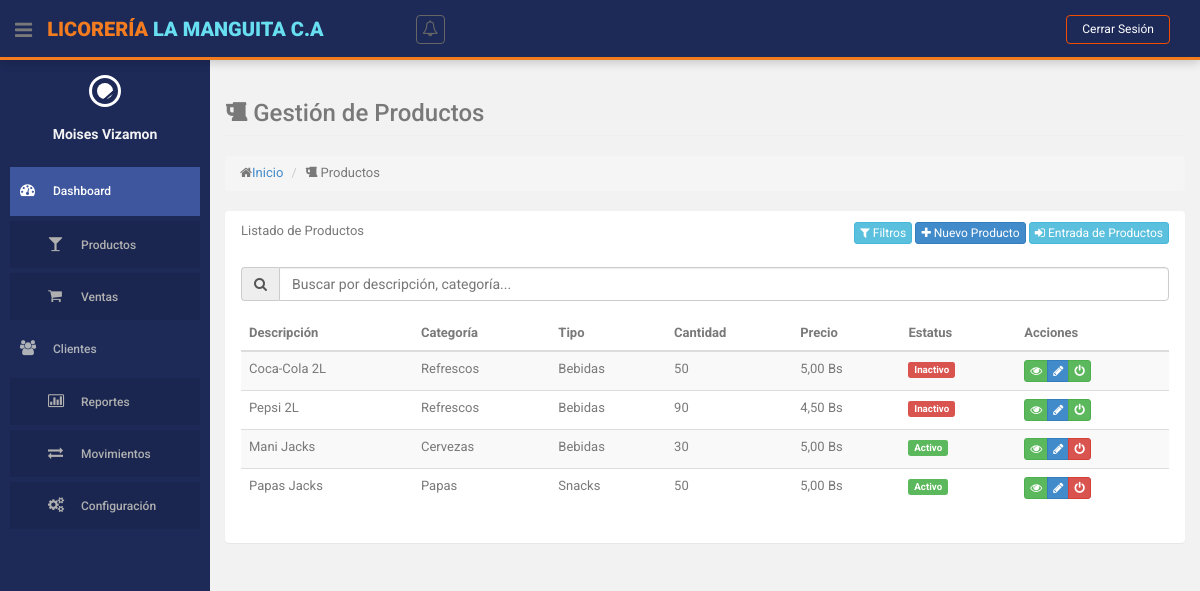
The app's page /index.php?action=productos (signed in), older data.
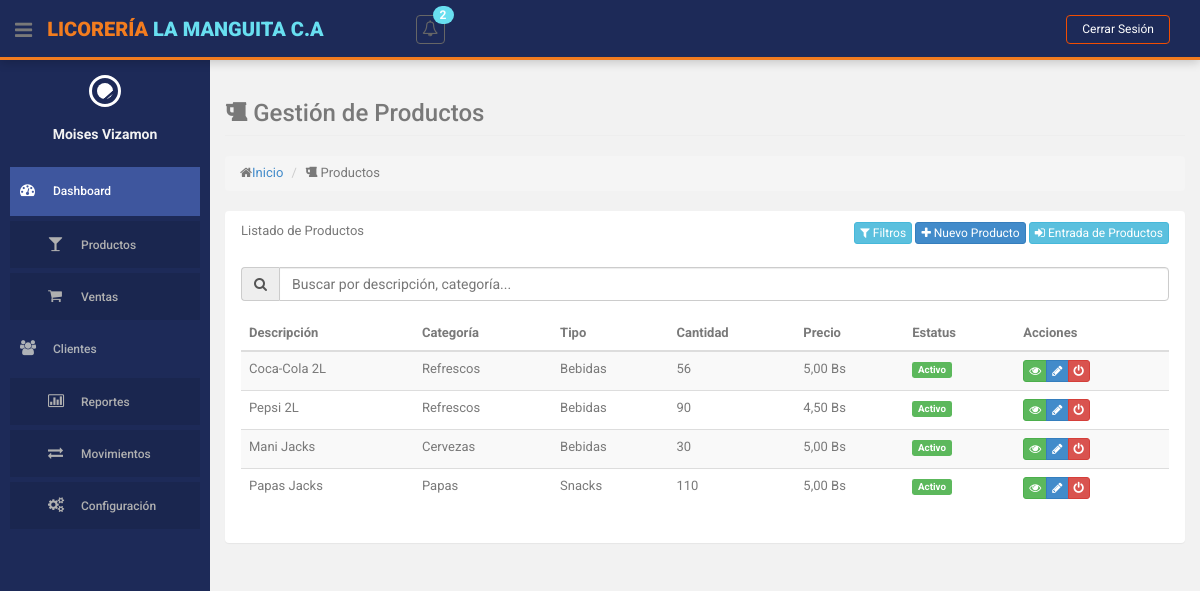
The same page, newer data.
### tables this page shows
CREATE TABLE `producto` (
  `id` int(10) NOT NULL,
  `descripcion` varchar(255) NOT NULL,
  `cantidad` int(255) NOT NULL,
  `precio` decimal(10,2) NOT NULL,
  `id_categoria` int(11) NOT NULL,
  `id_estatus` int(11) NOT NULL
);

CREATE TABLE `estatus` (
  `id` int(11) NOT NULL,
  `nombre` varchar(50) NOT NULL
);

CREATE TABLE `categorias` (
  `id` int(11) NOT NULL,
  `nombre` varchar(255) NOT NULL,
  `id_tipo_categoria` int(11) NOT NULL,
  `id_estatus` int(11) NOT NULL
);

CREATE TABLE `tipos_categoria` (
  `id` int(11) NOT NULL,
  `nombre` varchar(255) NOT NULL,
  `id_estatus` int(11) NOT NULL DEFAULT 1
);

### controllers/ProductoController.php (called while the page is built, shortened)
<?php
class ProductoController
{
    private $model;
    public function __construct()
    {
        require_once ROOT_PATH . 'models/ProductoModel.php';
        $this->model = new ProductoModel();
    }
    public function index()
    {
        $productos = $this->model->obtenerTodosProductos(false);
        $categorias = $this->model->obtenerCategorias();
        $this->loadView('productos/index', [
            'productos' => $productos,
            'categorias' => $categorias
        ]);
    }
    private function loadView($view, $data = [])
    {
        extract($data);
        require ROOT_PATH . 'views/layouts/header.php';
        require ROOT_PATH . 'views/' . $view . '.php';
        require ROOT_PATH . 'views/layouts/footer.php';
    }
}

### models/ProductoModel.php (called while the page is built, shortened)
<?php
class ProductoModel
{
    private $db;
    public function __construct()
    {
        require_once ROOT_PATH . 'config/database.php';
        $database = new Database();
        $this->db = $database->getConnection();
    }
    public function obtenerTodosProductos($soloActivos = true)
    {
        $query = "SELECT p.*, c.nombre as categoria, e.nombre as estatus, tc.nombre as tipo_categoria
              FROM producto p
              JOIN categorias c ON p.id_categoria = c.id
              JOIN estatus e ON p.id_estatus = e.id
              JOIN tipos_categoria tc ON c.id_tipo_categoria = tc.id";
        $stmt = $this->db->prepare($query);
        $stmt->execute();
        return $stmt->fetchAll(PDO::FETCH_ASSOC);
    }
}

### config/database.php (called while the page is built, shortened)
<?php
class Database {
    private $host = 'localhost';
    private $db_name = 'licoreria';
    private $username = 'root';
    private $password = '';
    public function getConnection() {
        $this->conn = null;
        try {
            $this->conn = new PDO(
                "mysql:host=" . $this->host . ";dbname=" . $this->db_name,
                $this->username,
                $this->password
            );
            $this->conn->exec("set names utf8");
            $this->conn->setAttribute(PDO::ATTR_ERRMODE, PDO::ERRMODE_EXCEPTION);
        } catch(PDOException $exception) {
            echo "Error de conexión: " . $exception->getMessage();
        }
        return $this->conn;
    }
}
?>

### models/StockLimiteModel.php (called while the page is built, shortened)
<?php
class StockLimiteModel
{
    private $db;
    public function __construct()
    {
        require_once ROOT_PATH . 'config/database.php';
        $database = new Database();
        $this->db = $database->getConnection();
    }
    public function obtenerProductosConStockBajo()
    {
        $query = "SELECT p.id, p.descripcion, p.cantidad, sl.stock_minimo
                  FROM producto p
                  JOIN stock_limites sl ON p.id = sl.id_producto
                  WHERE p.cantidad <= sl.stock_minimo AND p.id_estatus = 1
                  ORDER BY p.descripcion";
        $stmt = $this->db->prepare($query);
        $stmt->execute();
        return $stmt->fetchAll(PDO::FETCH_ASSOC);
    }
    public function obtenerProductosConStockAlto()
    {
        $query = "SELECT p.id, p.descripcion, p.cantidad, sl.stock_maximo
                  FROM producto p
                  JOIN stock_limites sl ON p.id = sl.id_producto
                  WHERE p.cantidad >= sl.stock_maximo AND p.id_estatus = 1
                  ORDER BY p.descripcion";
        $stmt = $this->db->prepare($query);
        $stmt->execute();
        return $stmt->fetchAll(PDO::FETCH_ASSOC);
    }
}

### helpers/notifications.php (called while the page is built)
<?php
function obtenerNotificacionesStock() {
    require_once ROOT_PATH . 'models/StockLimiteModel.php';
    $stockModel = new StockLimiteModel();
    $stockBajo = $stockModel->obtenerProductosConStockBajo();
    $stockAlto = $stockModel->obtenerProductosConStockAlto();
    $notificaciones = [];
    $total = count($stockBajo) + count($stockAlto);
    if (!empty($stockBajo)) {
        $notificaciones[] = [
            'tipo' => 'danger',
            'icono' => 'bolt',
            'mensaje' => 'Stock bajo en '.count($stockBajo).' producto(s)',
            'url' => BASE_URL.'index.php?action=gestion-stock&method=alertas',
            'tiempo' => 'Reciente'
        ];
    }
    if (!empty($stockAlto)) {
        $notificaciones[] = [
            'tipo' => 'warning',
            'icono' => 'exclamation-triangle',
            'mensaje' => 'Stock alto en '.count($stockAlto).' producto(s)',
            'url' => BASE_URL.'index.php?action=gestion-stock&method=alertas',
            'tiempo' => 'Reciente'
        ];
    }
    return [
        'total' => $total,
        'notificaciones' => $notificaciones,
        'hayAlertas' => $total > 0
    ];
}

### views/productos/index.php (the view, shortened to what the changed rows need)
<section id="main-content">
    <section class="wrapper">
        <div class="row">
            <div class="col-lg-12">
                <section class="panel">
                    <div class="panel-body">
                        <table id="tablaProductos" class="table table-striped table-advance table-hover">
                            <thead>
                                <tr>
                                    <th>Descripción</th>
                                    <th>Categoría</th>
                                    <th>Tipo</th>
                                    <th>Cantidad</th>
                                    <th>Precio</th>
                                    <th>Estatus</th>
                                    <th>Acciones</th>
                                </tr>
                            </thead>
                            <tbody>
                                <?php foreach ($productos as $producto): ?>
                                    <tr>
                                        <td><?= htmlspecialchars($producto['descripcion']); ?></td>
                                        <td><?= $producto['categoria']; ?></td>
                                        <td><?= $producto['tipo_categoria']; ?></td>
                                        <td><?= $producto['cantidad']; ?></td>
                                        <td><?= number_format($producto['precio'], 2, ',', '.'); ?> Bs</td>
                                        <td>
                                            <span class="label label-<?= $producto['estatus'] == 'Activo' ? 'success' : 'danger'; ?>">
                                                <?= $producto['estatus']; ?>
                                            </span>
                                        </td>
                                        <td>
                                            <div class="btn-group">
                                                <a href="<?= BASE_URL ?>index.php?action=productos&method=mostrar&id=<?= $producto['id']; ?>"
                                                    class="btn btn-success btn-xs" title="Ver">
                                                    <i class="fa fa-eye"></i>
                                                </a>
                                                <?php if ($_SESSION['user_rol'] != 2): ?>
                                                <a href="<?= BASE_URL ?>index.php?action=productos&method=editar&id=<?= $producto['id']; ?>"
                                                    class="btn btn-primary btn-xs" title="Editar">
                                                    <i class="fa fa-pencil"></i>
                                                </a>
                                                <button onclick="cambiarEstado(<?= $producto['id']; ?>, '<?= $producto['estatus']; ?>')"
                                                    class="btn btn-<?= $producto['id_estatus'] == 1 ? 'danger' : 'success'; ?> btn-xs"
                                                    title="<?= $producto['id_estatus'] == 1 ? 'Desactivar' : 'Activar'; ?>">
                                                    <i class="fa fa-power-off"></i>
                                                </button>
                                                <?php endif; ?>
                                            </div>
                                        </td>
                                    </tr>
                                <?php endforeach; ?>
                            </tbody>
                        </table>
                    </div>
                </section>
            </div>
        </div>
    </section>
</section>

### views/layouts/header.php (shortened to what the changed rows need)
<!DOCTYPE html>
<html lang="es">
<head>
    <link href="<?php echo BASE_URL; ?>assets/css/bootstrap.css" rel="stylesheet">
    <link href="<?php echo BASE_URL; ?>assets/font-awesome/css/font-awesome.css" rel="stylesheet">
    <link rel="stylesheet" type="text/css" href="<?php echo BASE_URL; ?>assets/css/zabuto_calendar.css">
    <link rel="stylesheet" type="text/css" href="<?php echo BASE_URL; ?>assets/js/gritter/css/jquery.gritter.css">
    <link rel="stylesheet" type="text/css" href="<?php echo BASE_URL; ?>assets/lineicons/style.css">
    <link href="<?php echo BASE_URL; ?>assets/css/style.css" rel="stylesheet">
    <link href="<?php echo BASE_URL; ?>assets/css/style-responsive.css" rel="stylesheet">
    <link rel="stylesheet" type="text/css" href="https://cdn.datatables.net/1.11.5/css/jquery.dataTables.css">
</head>
<body>
    <section id="container">
        <header class="header black-bg">
            <div class="nav notify-row" id="top_menu">
                <ul class="nav top-menu">
                    <li class="dropdown">
                        <?php
                        $notificaciones = obtenerNotificacionesStock();
                        $totalNotificaciones = $notificaciones['total'];
                        ?>
                        <a data-toggle="dropdown" class="dropdown-toggle" href="#">
                            <i class="fa fa-bell-o"></i>
                            <?php if ($totalNotificaciones > 0): ?>
                                <span class="badge bg-theme"><?= $totalNotificaciones ?></span>
                            <?php endif; ?>
                        </a>
                    </li>
                </ul>
            </div>
        </header>

Row changes from the older to the newer data that the page shows:
changed producto "Coca-Cola 2L": cantidad "50" → "56"; id_estatus.nombre "Inactivo" → "Activo"; id_estatus 2 → 1 (drawn)
changed producto "Pepsi 2L": id_estatus.nombre "Inactivo" → "Activo"; id_estatus 2 → 1 (drawn)
changed producto "Papas Jacks": cantidad "50" → "110"
Text that changed along with them:
$totalNotificaciones: (not shown) → "2"
